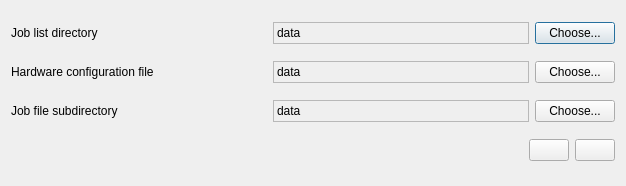
<?xml version="1.0" encoding="UTF-8"?>
<ui version="4.0">
 <class>SettingsDialog</class>
 <widget class="QDialog" name="SettingsDialog">
  <property name="geometry">
   <rect>
    <x>0</x>
    <y>0</y>
    <width>622</width>
    <height>186</height>
   </rect>
  </property>
  <property name="windowTitle">
   <string>Dialog</string>
  </property>
  <layout class="QGridLayout" name="gridLayout">
   <item row="1" column="0">
    <widget class="QLabel" name="lbJobListDirectory">
     <property name="minimumSize">
      <size>
       <width>256</width>
       <height>0</height>
      </size>
     </property>
     <property name="text">
      <string>Job list directory</string>
     </property>
    </widget>
   </item>
   <item row="1" column="2">
    <widget class="QPushButton" name="pbJobListDir">
     <property name="text">
      <string>Choose...</string>
     </property>
    </widget>
   </item>
   <item row="2" column="0">
    <widget class="QLabel" name="lbHwConfigFile">
     <property name="minimumSize">
      <size>
       <width>256</width>
       <height>0</height>
      </size>
     </property>
     <property name="text">
      <string>Hardware configuration file</string>
     </property>
    </widget>
   </item>
   <item row="2" column="2">
    <widget class="QPushButton" name="pbHWConfigFile">
     <property name="text">
      <string>Choose...</string>
     </property>
    </widget>
   </item>
   <item row="3" column="0">
    <widget class="QLabel" name="lbJobFileSubdirectory">
     <property name="minimumSize">
      <size>
       <width>256</width>
       <height>0</height>
      </size>
     </property>
     <property name="text">
      <string>Job file subdirectory</string>
     </property>
    </widget>
   </item>
   <item row="3" column="1">
    <widget class="QLabel" name="lbJobFileSubdirectoryName">
     <property name="minimumSize">
      <size>
       <width>256</width>
       <height>0</height>
      </size>
     </property>
     <property name="frameShape">
      <enum>QFrame::StyledPanel</enum>
     </property>
     <property name="frameShadow">
      <enum>QFrame::Sunken</enum>
     </property>
     <property name="text">
      <string>data</string>
     </property>
    </widget>
   </item>
   <item row="3" column="2">
    <widget class="QPushButton" name="pbJobFileSubdir">
     <property name="text">
      <string>Choose...</string>
     </property>
    </widget>
   </item>
   <item row="4" column="1" colspan="2">
    <layout class="QHBoxLayout" name="horizontalLayout">
     <item>
      <spacer name="horizontalSpacer">
       <property name="orientation">
        <enum>Qt::Horizontal</enum>
       </property>
       <property name="sizeHint" stdset="0">
        <size>
         <width>40</width>
         <height>20</height>
        </size>
       </property>
      </spacer>
     </item>
     <item>
      <widget class="QPushButton" name="pbCancel">
       <property name="text">
        <string/>
       </property>
       <property name="icon">
        <iconset resource="jle_resources.qrc">
         <normaloff>:/icons/Resources/pic/Button_NOK.png</normaloff>:/icons/Resources/pic/Button_NOK.png</iconset>
       </property>
       <property name="iconSize">
        <size>
         <width>64</width>
         <height>64</height>
        </size>
       </property>
      </widget>
     </item>
     <item>
      <widget class="QPushButton" name="pbAccept">
       <property name="text">
        <string/>
       </property>
       <property name="icon">
        <iconset resource="jle_resources.qrc">
         <normaloff>:/icons/Resources/pic/Button_OK.png</normaloff>:/icons/Resources/pic/Button_OK.png</iconset>
       </property>
       <property name="iconSize">
        <size>
         <width>64</width>
         <height>64</height>
        </size>
       </property>
      </widget>
     </item>
    </layout>
   </item>
   <item row="2" column="1">
    <widget class="QLabel" name="lbHwConfigFileName">
     <property name="minimumSize">
      <size>
       <width>256</width>
       <height>0</height>
      </size>
     </property>
     <property name="frameShape">
      <enum>QFrame::StyledPanel</enum>
     </property>
     <property name="frameShadow">
      <enum>QFrame::Sunken</enum>
     </property>
     <property name="text">
      <string>data</string>
     </property>
    </widget>
   </item>
   <item row="1" column="1">
    <widget class="QLabel" name="lbJoblistDirectoryName">
     <property name="minimumSize">
      <size>
       <width>256</width>
       <height>0</height>
      </size>
     </property>
     <property name="frameShape">
      <enum>QFrame::StyledPanel</enum>
     </property>
     <property name="frameShadow">
      <enum>QFrame::Sunken</enum>
     </property>
     <property name="text">
      <string>data</string>
     </property>
    </widget>
   </item>
  </layout>
 </widget>
 <resources>
  <include location="jle_resources.qrc"/>
 </resources>
 <connections>
  <connection>
   <sender>pbAccept</sender>
   <signal>clicked()</signal>
   <receiver>SettingsDialog</receiver>
   <slot>accept()</slot>
   <hints>
    <hint type="sourcelabel">
     <x>572</x>
     <y>139</y>
    </hint>
    <hint type="destinationlabel">
     <x>310</x>
     <y>92</y>
    </hint>
   </hints>
  </connection>
  <connection>
   <sender>pbCancel</sender>
   <signal>clicked()</signal>
   <receiver>SettingsDialog</receiver>
   <slot>reject()</slot>
   <hints>
    <hint type="sourcelabel">
     <x>488</x>
     <y>139</y>
    </hint>
    <hint type="destinationlabel">
     <x>310</x>
     <y>92</y>
    </hint>
   </hints>
  </connection>
  <connection>
   <sender>pbJobListDir</sender>
   <signal>clicked()</signal>
   <receiver>SettingsDialog</receiver>
   <slot>handlePbJobListDir()</slot>
   <hints>
    <hint type="sourcelabel">
     <x>572</x>
     <y>21</y>
    </hint>
    <hint type="destinationlabel">
     <x>310</x>
     <y>92</y>
    </hint>
   </hints>
  </connection>
  <connection>
   <sender>pbHWConfigFile</sender>
   <signal>clicked()</signal>
   <receiver>SettingsDialog</receiver>
   <slot>handlePbHWConfigFile()</slot>
   <hints>
    <hint type="sourcelabel">
     <x>572</x>
     <y>52</y>
    </hint>
    <hint type="destinationlabel">
     <x>310</x>
     <y>92</y>
    </hint>
   </hints>
  </connection>
  <connection>
   <sender>pbJobFileSubdir</sender>
   <signal>clicked()</signal>
   <receiver>SettingsDialog</receiver>
   <slot>handlePbJobFileSubDir()</slot>
   <hints>
    <hint type="sourcelabel">
     <x>572</x>
     <y>83</y>
    </hint>
    <hint type="destinationlabel">
     <x>310</x>
     <y>92</y>
    </hint>
   </hints>
  </connection>
 </connections>
 <slots>
  <slot>handlePbJobListDir()</slot>
  <slot>handlePbHWConfigFile()</slot>
  <slot>handlePbJobFileSubDir()</slot>
 </slots>
</ui>
